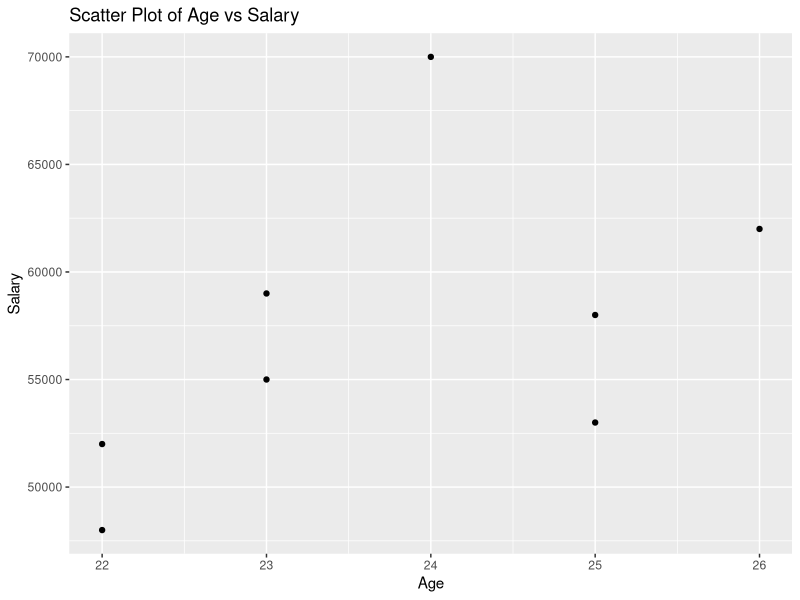
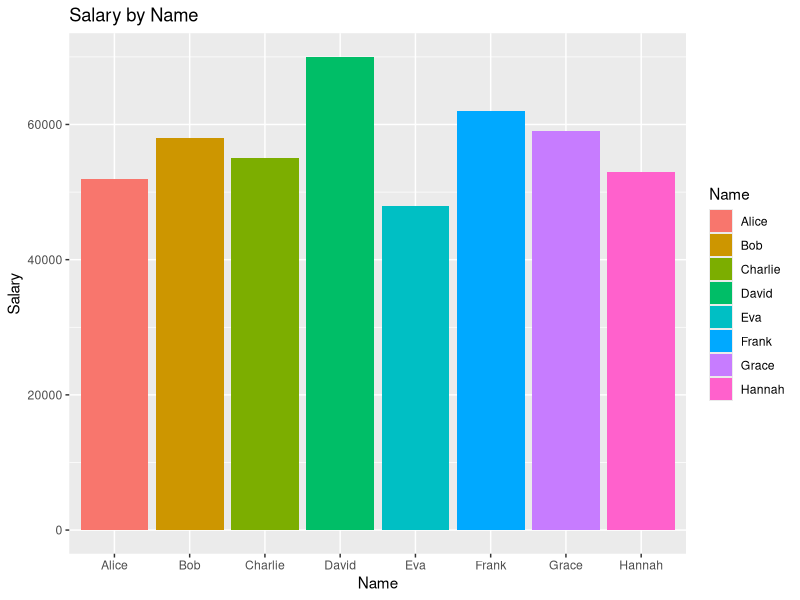
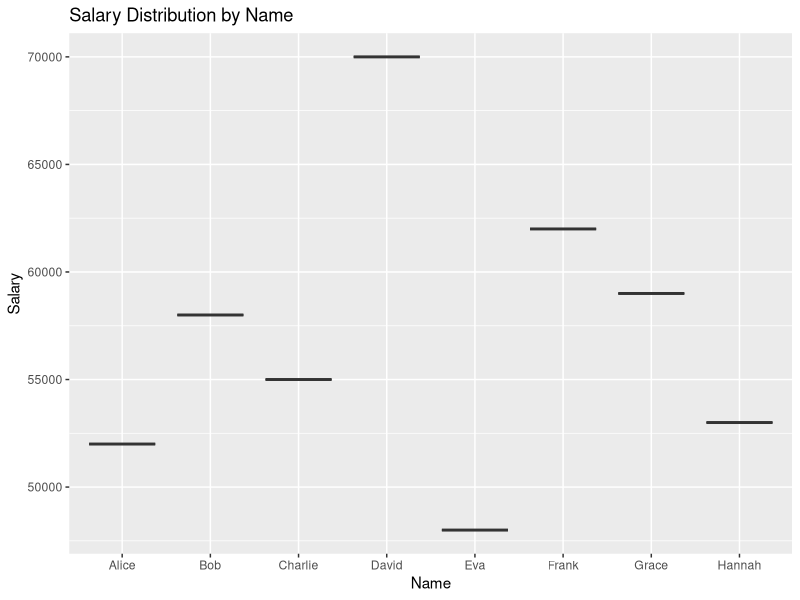

The R script that drew these images, in order:
# Comprehensive R Tutorial
# This file covers installation, data handling, visualization, and machine learning in R.

##########################################
# 1. Installing R and RStudio (Guide)
##########################################
# 1. Download R from https://cran.r-project.org
# 2. Download RStudio from https://rstudio.com/products/rstudio/download/
# No code needed for installation steps.

##########################################
# 2. Navigating RStudio (Guide)
##########################################

# Example: Simple command in Console
x <- 10
print(x)

##########################################
# 3. R Basics: Data Types and Structures
##########################################

# 3.1 Data Types
num <- 42         # Numeric
char <- "Hello"   # Character
logi <- TRUE      # Logical

# Check the types
typeof(num)       # Should return "double"
typeof(char)      # Should return "character"
typeof(logi)      # Should return "logical"

# 3.2 Data Structures
# Vectors
v <- c(1, 2, 3, 4)
print(v)

# Matrices
m <- matrix(1:6, nrow = 2, ncol = 3)
print(m)

# Data Frames
df <- data.frame(
  Name = c("Alice", "Bob"),
  Age = c(25, 30),
  Salary = c(50000, 60000)
)
print(df)

# Lists
lst <- list(Name = "Alice", Age = 25, Skills = c("R", "Python"))
print(lst)

##########################################
# 4. Working with Datasets: Importing and Exporting Data
##########################################

# 4.1 Importing Data (from CSV)
# Sample CSV: Assume "employees.csv" file in your working directory
data <- read.csv("employees.csv")
head(data)  # Display first few rows



##########################################
# 5. Data Manipulation with dplyr
##########################################
# Ensure the dplyr package is installed and loaded
install.packages("dplyr")
library(dplyr)

#Here’s a breakdown of the most important functions in dplyr:

# filter() – Select rows based on specific conditions
# select() – Select specific columns
# mutate() – Create or modify columns
# arrange() – Sort the rows of a data frame
# summarize() and group_by() – Aggregate data by groups

# Filtering rows
high_salary <- filter(data, Salary > 55000)
print(high_salary)

# Selecting columns
name_and_age <- select(data, Name, Age)
print(name_and_age)

# Sorting data
sorted_data <- arrange(data, Age)
print(sorted_data)

# Adding a new column
data <- mutate(data, Salary_in_K = Salary / 1000)
print(data)

# Exporting Data (to CSV)
write.csv(data, "Students_v2.csv", row.names = FALSE)

##########################################
# 6. Data Visualization with ggplot2
##########################################
# Install ggplot2 if necessary
install.packages("ggplot2")
library(ggplot2)

# Scatter Plot
ggplot(data, aes(x = Age, y = Salary)) +
  geom_point() +
  ggtitle("Scatter Plot of Age vs Salary")



# Bar Plot
ggplot(data, aes(x = Name, y = Salary, fill = Name)) +
  geom_bar(stat = "identity") +
  ggtitle("Salary by Name")

# Box Plot
ggplot(data, aes(x = Name, y = Salary)) +
  geom_boxplot() +
  ggtitle("Salary Distribution by Name")

##########################################
# 7. Performing Statistical Analysis
##########################################

# Descriptive Statistics
mean_salary <- mean(data$Salary)
median_age <- median(data$Age)
sd_salary <- sd(data$Salary)

print(mean_salary)
print(median_age)
print(sd_salary)
